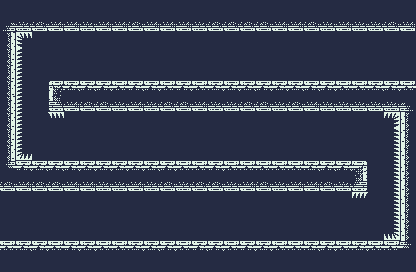

This is a level from a 2D game, rendered from its Tiled map with the project's own tilesets. A one-line summary and the complete map file follow:
An orthogonal 26x17 tile map with 16x16 px tiles, 2 tile layers (Background, Walls) and 6 objects.

<map version="1.4" tiledversion="1.4.3" orientation="orthogonal" renderorder="right-down" width="26" height="17" tilewidth="16" tileheight="16" infinite="0" backgroundcolor="#9e9e9e" nextlayerid="7" nextobjectid="40">
 <editorsettings>
  <export target="Level2.tmx" format="tmx" />
 </editorsettings>
 <tileset firstgid="1" source="Dow_TileSet.tsx" />
 <layer id="2" name="Background" width="26" height="17">
  <data encoding="csv">
1,1,1,1,1,1,1,1,1,1,1,1,1,1,1,1,1,1,1,1,1,1,1,1,1,1,
1,1,1,1,1,1,1,1,1,1,1,1,1,1,1,1,1,1,1,1,1,1,1,1,1,1,
1,1,1,1,1,1,1,1,1,1,1,1,1,1,1,1,1,1,1,1,1,1,1,1,1,1,
1,1,1,1,1,1,1,1,1,1,1,1,1,1,1,1,1,1,1,1,1,1,1,1,1,1,
1,1,1,1,1,1,1,1,1,1,1,1,1,1,1,1,1,1,1,1,1,1,1,1,1,1,
1,1,1,1,1,1,1,1,1,1,1,1,1,1,1,1,1,1,1,1,1,1,1,1,1,1,
1,1,1,1,1,1,1,1,1,1,1,1,1,1,1,1,1,1,1,1,1,1,1,1,1,1,
1,1,1,1,1,1,1,1,1,1,1,1,1,1,1,1,1,1,1,1,1,1,1,1,1,1,
1,1,1,1,1,1,1,1,1,1,1,1,1,1,1,1,1,1,1,1,1,1,1,1,1,1,
1,1,1,1,1,1,1,1,1,1,1,1,1,1,1,1,1,1,1,1,1,1,1,1,1,1,
1,1,1,42,1,1,1,1,1,1,1,1,1,1,1,1,1,1,1,1,1,1,1,1,1,1,
1,1,1,1,1,1,1,1,1,1,1,1,1,1,1,1,1,1,1,1,1,1,1,1,1,1,
1,1,1,1,1,1,1,1,1,1,1,1,1,1,1,1,1,1,1,1,1,1,1,1,1,1,
1,1,1,1,1,1,1,1,1,1,1,1,1,1,1,1,1,1,1,1,1,1,1,1,1,1,
1,1,1,1,1,1,1,1,1,1,1,1,1,1,1,1,1,1,1,1,1,1,1,1,1,1,
1,1,1,1,1,1,1,1,1,1,1,1,1,1,1,1,1,1,1,1,1,1,42,1,1,1,
1,1,1,1,1,1,1,1,1,1,1,1,1,1,1,1,1,1,1,1,1,1,1,1,1,1
</data>
 </layer>
 <group id="6" name="Colidables">
  <layer id="1" name="Walls" width="26" height="17">
   <data encoding="csv">
232,232,232,232,232,232,232,232,232,232,232,232,232,232,232,232,232,232,232,232,232,232,232,232,232,232,
329,251,250,252,252,251,252,252,250,252,252,252,251,250,250,250,250,252,252,250,251,252,251,251,250,252,
269,74,0,0,0,0,0,0,0,0,0,0,0,0,0,0,0,0,0,0,0,0,0,0,0,0,
310,36,0,0,0,0,0,0,0,0,0,0,0,0,0,0,0,0,0,0,0,0,0,0,0,0,
349,36,0,0,0,0,0,0,0,0,0,0,0,0,0,0,0,0,0,0,0,0,0,0,0,0,
349,36,0,292,371,370,370,372,370,370,372,370,372,371,371,371,370,371,371,370,370,372,372,371,370,372,
269,36,0,332,252,250,250,251,252,251,250,250,252,251,251,250,250,251,250,252,251,251,251,251,251,253,
349,36,0,55,0,0,0,0,0,0,0,0,0,0,0,0,0,0,0,0,0,0,0,0,73,312,
310,36,0,0,0,0,0,0,0,0,0,0,0,0,0,0,0,0,0,0,0,0,0,0,31,273,
349,54,0,121,0,0,0,0,0,0,0,0,0,0,0,0,0,0,0,0,0,0,0,0,31,353,
369,370,371,370,370,371,371,371,371,371,370,372,372,370,372,372,372,372,372,371,370,370,290,0,31,353,
250,252,250,250,252,252,251,251,252,251,250,251,250,250,251,252,250,251,252,252,250,251,330,0,31,273,
0,0,0,0,0,0,0,0,0,0,0,0,0,0,0,0,0,0,0,0,0,0,52,0,31,312,
0,0,0,0,0,0,0,0,0,0,0,0,0,0,0,0,0,0,0,0,0,0,0,0,31,353,
0,0,0,0,0,0,0,0,0,0,0,0,0,0,0,0,0,0,0,0,0,0,121,0,53,312,
372,371,370,372,370,371,372,372,371,371,370,372,370,370,372,370,371,372,372,371,370,372,371,372,372,293,
232,232,232,232,232,232,232,232,232,232,232,232,232,232,232,232,232,232,232,232,232,232,232,232,232,232
</data>
  </layer>
  <objectgroup id="5" name="Collision Mask">
   <object id="34" x="0" y="240" width="416" height="32" />
   <object id="35" x="400" y="80" width="16" height="160" />
   <object id="36" x="48" y="80" width="352" height="32" />
   <object id="37" x="0" y="0" width="16" height="192" />
   <object id="38" x="16" y="160" width="352" height="32" />
   <object id="39" x="16" y="0" width="400" height="32" />
  </objectgroup>
 </group>
</map>
